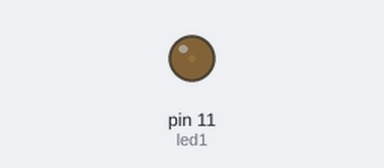
A sketch run on a simulated Arduino Uno, built with avr-gcc and run on an emulated ATmega328P. On the bench: output pins drawn as LEDs (lit = HIGH).

Above: at 0.05 s.
At 1.15 s:
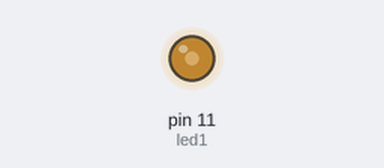
At 2.3 s:
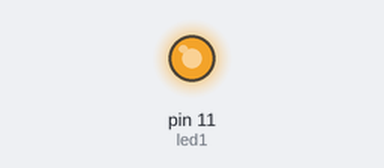
At 4.55 s:
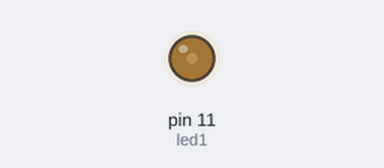
Timing chart, 0 to 6.6 s (numbered marks = the images above):
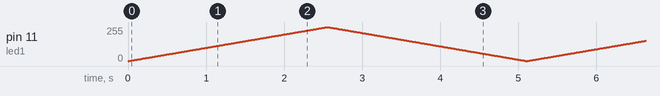

The sketch:

fadeled_demo.ino
```cpp
int led1 = 11;

void setup() {
  // put your setup code here, to run once:
  pinMode(11,OUTPUT);

}

void loop() {
  // put your main code here, to run repeatedly:
  for(int i=0; i<255;i++){
    analogWrite(led1,i) ;
    delay(10);
  }

  for(int j=255; j>0;j--){
    analogWrite(led1,j) ;
    delay(10);
  }


}
```
